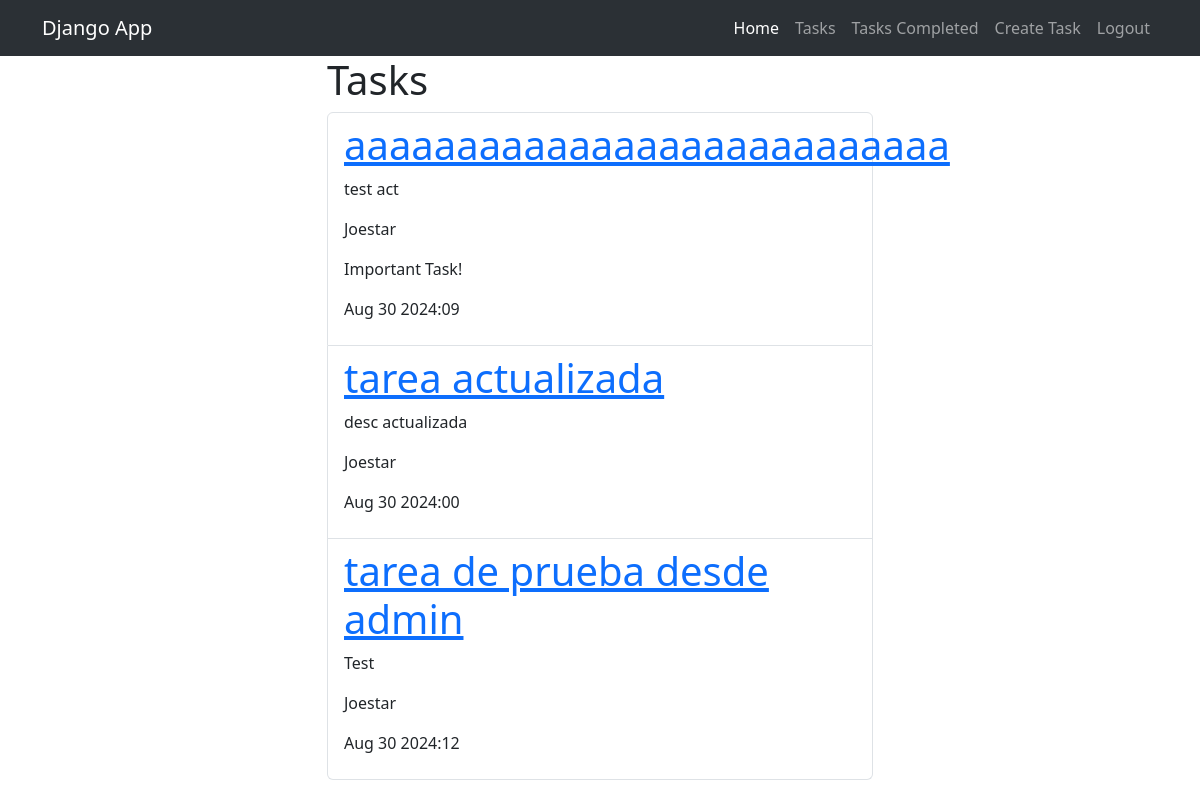
The app's page /tasks_completed/ (signed in) with its own data.
### tasks/models.py (models this page shows, shortened)
class Task(models.Model):
    title = models.CharField(max_length=100)
    description = models.TextField(blank=True)
    created = models.DateTimeField(auto_now_add=True)
    datecompleted = models.DateTimeField(null=True, blank=True)
    important = models.BooleanField(default=False)
    user = models.ForeignKey(User, on_delete=models.CASCADE)

### tasks/views.py (the view)
# urls.py: path('tasks_completed/', views.tasks_completed, name='tasks_completed'),
@login_required
def tasks_completed(request):
    tasks = Task.objects.filter(
        user=request.user, datecompleted__isnull=False
    ).order_by("-datecompleted")
    return render(request, "tasks_completed.html", {"tasks": tasks})

### tasks/templates/tasks_completed.html
{% extends 'base.html' %}
{% block content %}
<main class="container">
    <div class="row">
      <div class="col-md-6 offset-md-3">
          <h1>Tasks</h1>
          <ul class="list-group">
            {% for task in tasks %}
            <li class="list-group-item">
              <a href="{% url 'task_detail' task.id %}">
                <h1>{{task.title}}</h1>
              </a>
              <p>{{task.description}}</p>
              <p>{{task.user.username}}</p>
              {% if task.important %}
              <p>Important Task!</p>
              {% endif %}
              <p>{{task.datecompleted|date:'M j Y:i'}}</p>
            </li>
            {% endfor %}
          </ul>
        </div>
    </div>
  </main>
{% endblock %}

### tasks/templates/base.html (shortened to what this page needs)
<!DOCTYPE html>
<html lang="en">
<head>
    <link href="https://cdn.jsdelivr.net/npm/bootstrap@5.3.3/dist/css/bootstrap.min.css" rel="stylesheet">
</head>
<body>
    <nav class="navbar navbar-expand-lg bg-body-tertiary" data-bs-theme="dark">
        <div class="container">
          <a class="navbar-brand" href="/">Django App</a>
          <div class="collapse navbar-collapse" id="navbarNavAltMarkup">
            <div class="navbar-nav ms-auto">
              <a class="nav-link active" aria-current="page" href="/">Home</a>
              {% if user.is_authenticated %}
              <a class="nav-link" href="{% url 'tasks' %}">Tasks</a>
              <a class="nav-link" href="{% url 'tasks_completed' %}">Tasks Completed</a>
              <a class="nav-link" href="/tasks/create">Create Task</a>
              <a class="nav-link" href="/logout">Logout</a>
              {% else %}
              <a class="nav-link" href="/signin">Signin</a>
              <a class="nav-link" href="/signup">Signup</a>
              {% endif %}
            </div>
          </div>
        </div>
      </nav>
    {% block content %}
    {% endblock %}
</body>
</html>

### records on screen
Task: title "aaaaaaaaaaaaaaaaaaaaaaaaaaa", description "test act", user.username "Joestar", important "Important Task!", datecompleted "Aug 30 2024:09"
Task: title "tarea actualizada", description "desc actualizada", user.username "Joestar", datecompleted "Aug 30 2024:00"
Task: title "tarea de prueba desde admin", description "Test", user.username "Joestar", datecompleted "Aug 30 2024:12"
